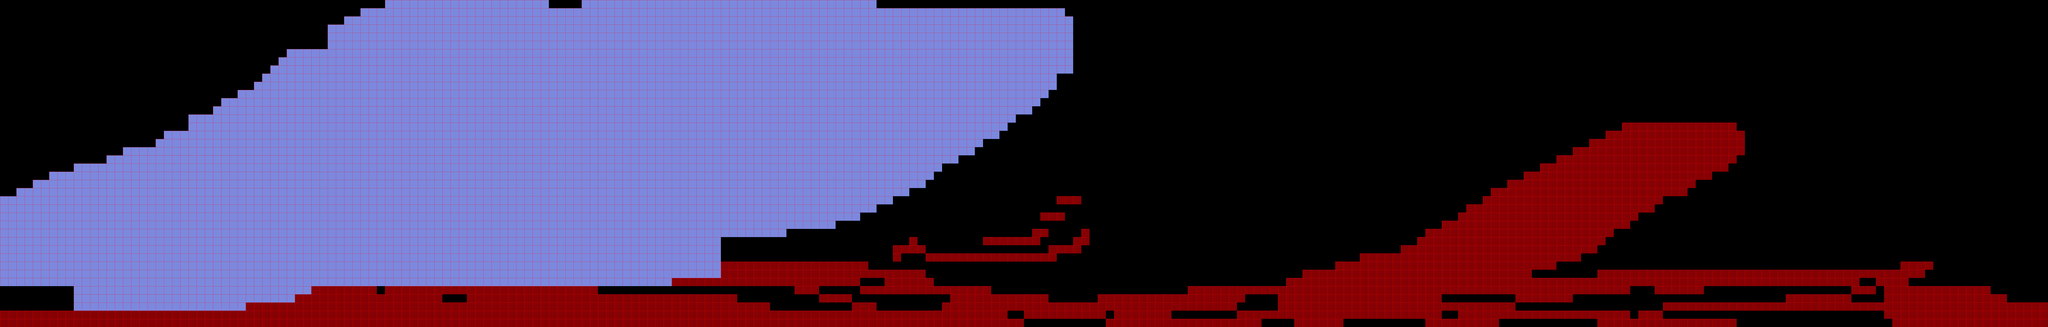

Tiled map render using the project's own tile images. Description and the map definition, with tile-layer contents summarised, below:
An orthogonal 250x40 tile map with 32x32 px tiles, 1 tile layer (Layer 0).

<map version="1.0" orientation="orthogonal" width="250" height="40" tilewidth="32" tileheight="32">
 <tileset firstgid="1" name="tiledmap" tilewidth="32" tileheight="32">
  <image source="tiledmap.png" width="512" height="512" />
  <tile id="240">
   <properties>
    <property name="solid" value="solid" />
   </properties>
  </tile>
 </tileset>
 <layer name="Layer 0" width="250" height="40">
  <data>[10000 cells, 4960 non-empty, 2 distinct tile ids]</data>
 </layer>
</map>
